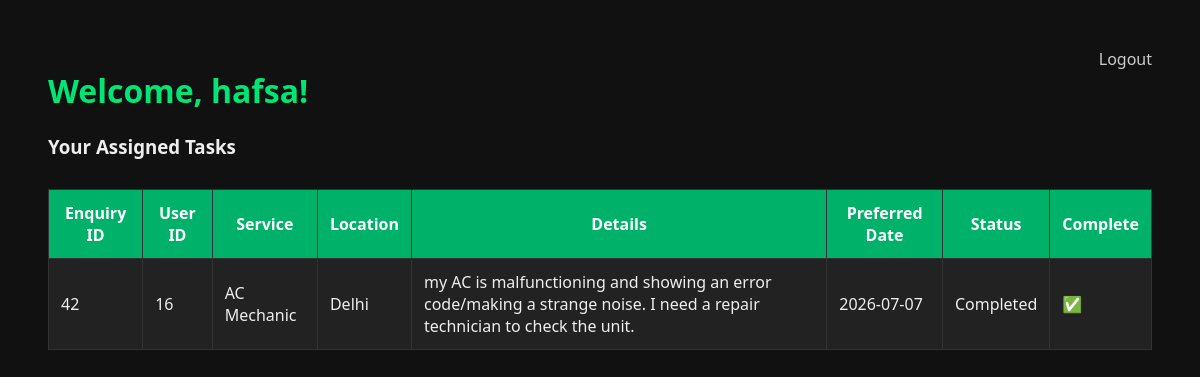
Screenshot of /worker_dashboard.php (signed in) with the database file from the repository.
### tables this page shows
CREATE TABLE `workers` (
  `id` int NOT NULL AUTO_INCREMENT,
  `name` varchar(100) NOT NULL,
  `email` varchar(100) DEFAULT NULL,
  `service_type` varchar(100) NOT NULL,
  `availability` enum('Available','Unavailable') DEFAULT 'Available',
  `username` varchar(50) NOT NULL,
  `password` varchar(255) NOT NULL,
  `phone` varchar(15) DEFAULT NULL,
  PRIMARY KEY (`id`),
  UNIQUE KEY `username` (`username`)
);

CREATE TABLE `enquiries` (
  `id` int NOT NULL AUTO_INCREMENT,
  `user_id` int NOT NULL,
  `service_id` int NOT NULL,
  `description` text,
  `details` text,
  `location` varchar(255) DEFAULT NULL,
  `preferred_date` date DEFAULT NULL,
  `assigned_worker_id` int DEFAULT NULL,
  `status` enum('Pending','In Progress','Completed') DEFAULT 'Pending',
  `created_at` timestamp NOT NULL DEFAULT CURRENT_TIMESTAMP,
  PRIMARY KEY (`id`),
  KEY `user_id` (`user_id`),
  KEY `service_id` (`service_id`),
  KEY `assigned_worker_id` (`assigned_worker_id`),
  CONSTRAINT `enquiries_ibfk_1` FOREIGN KEY (`user_id`) REFERENCES `users` (`id`) ON DELETE CASCADE,
  CONSTRAINT `enquiries_ibfk_2` FOREIGN KEY (`service_id`) REFERENCES `services` (`id`) ON DELETE CASCADE,
  CONSTRAINT `enquiries_ibfk_3` FOREIGN KEY (`assigned_worker_id`) REFERENCES `workers` (`id`) ON DELETE SET NULL
);

CREATE TABLE `services` (
  `id` int NOT NULL AUTO_INCREMENT,
  `name` varchar(100) NOT NULL,
  PRIMARY KEY (`id`)
);

### worker_dashboard.php (the view, shortened to what this page needs)
<?php
include 'db/db.php';
$worker_id = $_SESSION['user_id'];
$workerRes = $conn->query("SELECT name FROM workers WHERE id = $worker_id");
$workerName = $workerRes->fetch_assoc()['name'] ?? 'Worker';
$sql = "SELECT e.*, s.name AS service_name FROM enquiries e
        JOIN services s ON e.service_id = s.id
        WHERE e.assigned_worker_id = $worker_id";
$tasks = $conn->query($sql);
?>
<!DOCTYPE html>
<html>
<head>
</head>
<body>
<a class="logout" href="logout.php">Logout</a>
<h1>Welcome, <?= htmlspecialchars($workerName) ?>!</h1>
<h3>Your Assigned Tasks</h3>
<table>
    <thead>
        <tr>
            <th>Enquiry ID</th>
            <th>User ID</th>
            <th>Service</th>
            <th>Location</th>
            <th>Details</th>
            <th>Preferred Date</th>
            <th>Status</th>
            <th>Complete</th>
        </tr>
    </thead>
    <tbody>
        <?php if ($tasks->num_rows > 0): ?>
            <?php while ($row = $tasks->fetch_assoc()): ?>
                <tr>
                    <td><?= $row['id'] ?></td>
                    <td><?= $row['user_id'] ?></td>
                    <td><?= htmlspecialchars($row['service_name']) ?></td>
                    <td><?= htmlspecialchars($row['location']) ?></td>
                    <td><?= htmlspecialchars($row['description']) ?></td>
                    <td><?= $row['preferred_date'] ?></td>
                    <td><?= $row['status'] ?></td>
                    <td>
                        <?php if ($row['status'] !== 'Completed'): ?>
                            <form method="POST">
                                <input type="hidden" name="enquiry_id" value="<?= $row['id'] ?>">
                                <button type="submit" name="complete_task">Mark Completed</button>
                            </form>
                        <?php else: ?>
                            ✅
                        <?php endif; ?>
                    </td>
                </tr>
            <?php endwhile; ?>
        <?php else: ?>
            <tr><td colspan="8">No tasks assigned.</td></tr>
        <?php endif; ?>
    </tbody>
</table>
</body>
</html>

### worker_dashboard.php (style rules this page uses)
body { background-color: #111; color: #eee; font-family: 'Segoe UI', sans-serif; padding: 40px; }
h1 { color: #00e676; }
table { width: 100%; background-color: #222; border-collapse: collapse; margin-top: 30px; }
th, td { padding: 12px; border: 1px solid #333; }
th { background-color: #00b16a; color: white; }
.logout { color: #ccc; float: right; text-decoration: none; }

### rows the page displays
workers: name "hafsa"
enquiries: id "42", user "16", service.name "AC Mechanic", location "Delhi", description "my AC is malfunctioning and showing an error code/making a strange noise. I need a repair technician to check the unit.", preferred_date "2026-07-07", status "Completed"
